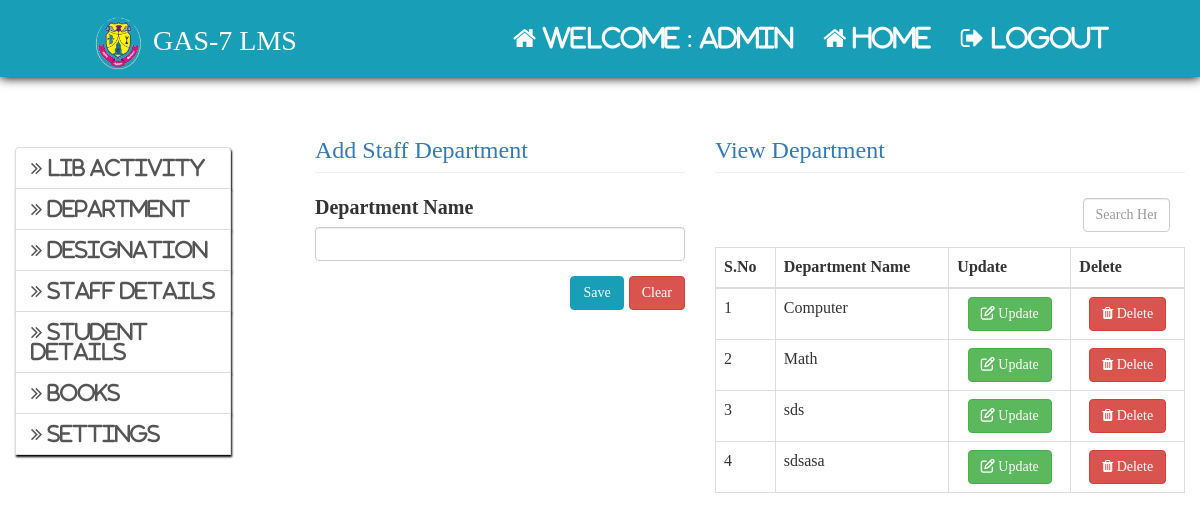
Before: /admin/add_staff_dep.php (signed in) with the older database file.
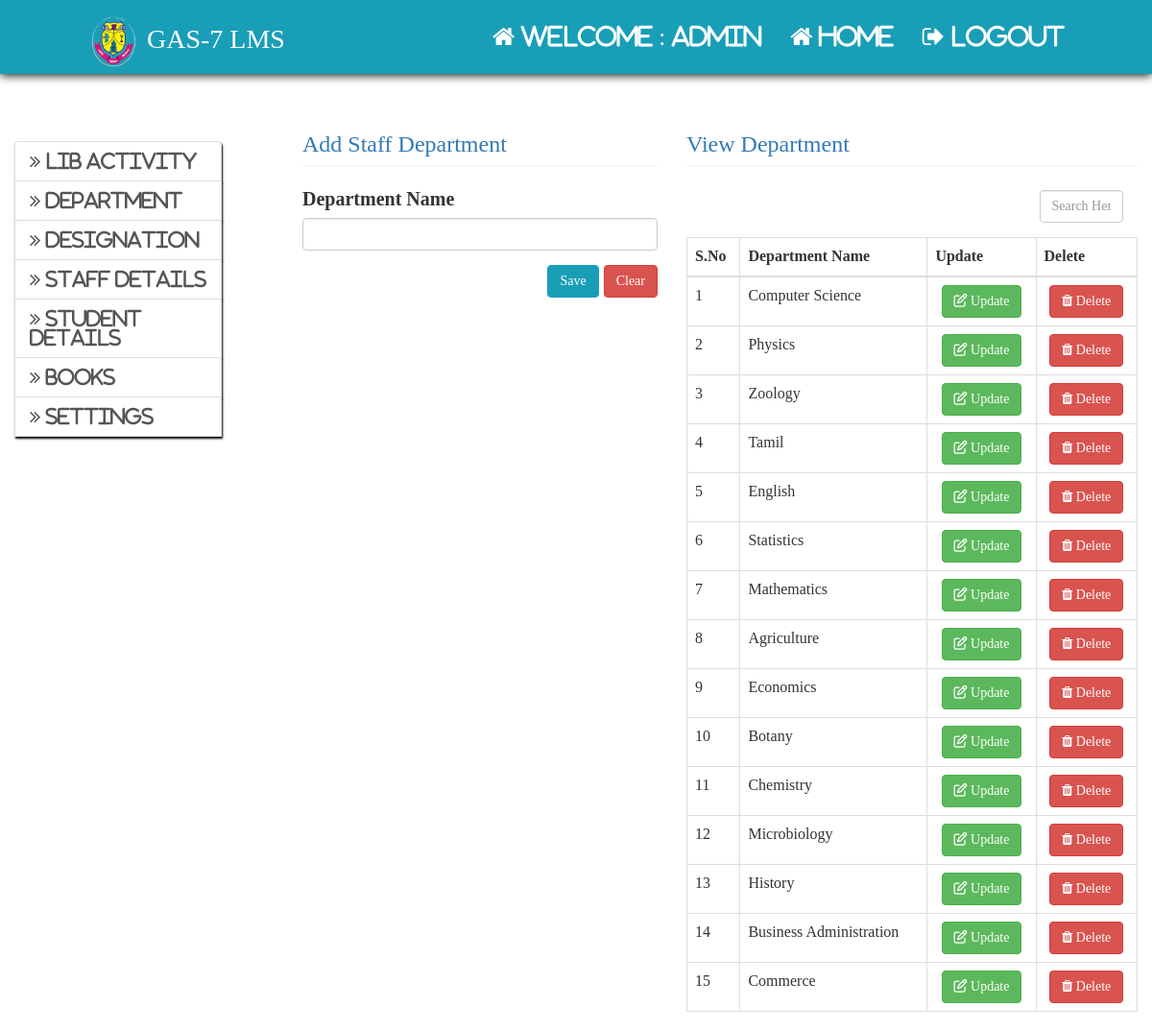
After: the same page with the newer database file.
### tables this page shows
CREATE TABLE `settings` (
  `id` int(11) NOT NULL AUTO_INCREMENT,
  `app_name` varchar(30) NOT NULL,
  `app_decp` varchar(300) DEFAULT NULL,
  `app_logo` varchar(80) NOT NULL,
  `smtp_host` varchar(33) NOT NULL,
  `smtp_port` varchar(10) NOT NULL,
  `smtp_user` varchar(30) NOT NULL,
  `smtp_pass` varchar(30) NOT NULL,
  `smtp_sec_type` enum('ssl','tls') NOT NULL,
  PRIMARY KEY (`id`)
);

CREATE TABLE `staff_department` (
  `id` int(11) NOT NULL AUTO_INCREMENT,
  `s_d_name` varchar(64) NOT NULL,
  PRIMARY KEY (`id`)
);

### admin/add_staff_dep.php (the view, shortened to what this page needs)
<?php
	include"../include/config.php";
?>
<html>
	<head>
		<?php
			include"../include/head.php";
		?>
	</head>
	<body>
		<?php include"admin_home_nav.php";?>
		<div class="col-md-3" style="margin-top:50px">
			<?php
				include"admin_sidenav.php";
			?>
		</div>
		<div class="col-md-4">
			<form method="post" action="<?php echo $_SERVER["PHP_SELF"];?>">
				<h3 class="page-header text-primary">Add Staff Department</h3>
				<div class="form-group">
					<label>Department Name</label>
					<input type="text" class="form-control"  name="dname">
				</div>
				<div class="form-group pull-right">
					<input type="submit" name="save" value="Save" class="btn btn-primary">
					<input type="submit" value="Clear" class="btn btn-danger">
				</div>
			</form>
		</div>
		<div class="col-md-5">
			<h3 class="page-header text-primary">View Department</h3>
						<div class='form-group pull-right col-md-3'>
				<input type='text' class='form-control' id='search' placeholder='Search Here' style='margin-top:5px'>
			</div>
			<table class="table table-bordered">
				<tr>
					<th>S.No</th>
					<th>Department Name</th>
					<th>Update</th>
					<th>Delete</th>
				</tr><tbody id='mytable'>
				<?php
					$sql="select * from staff_department";
					$res=$con->query($sql);
					if($res->num_rows>0)
					{
						$i=1;
						while($row=$res->fetch_assoc())
						{
							echo"<tr>";
								echo"<td>{$i}</td>";
								echo"<td>{$row["s_d_name"]}</td>";
								echo"<td><center><a href='update_staff_dep.php?id=$row[id]' class='btn btn-success'><span class='fa fa-edit'></span> Update</a></center></td>";
								echo"<td><center><a href='delete_staff_dep.php?id=$row[id]'  onClick='return delConfirm();' class='btn btn-danger'> <span class='fa fa-trash'></span> Delete</a></center></td>";
								$i++;
							echo"</tr>";
						}
					}
				?>
			</table>
		</div>
	</body>
</html>

### include/head.php (shortened to what this page needs)
<?php
		include "../include/config.php";
		$qry="select app_name from settings";
		$res=$con->query($qry);
		if($res->num_rows>0){
			$row=$res->fetch_assoc();
		}
?>
<link rel="stylesheet" type="text/css" href="../css/bootstrap.min.css">
<link rel="stylesheet" type="text/css" href="../css/style.css">
<link rel="stylesheet" type="text/css" href="../css/font-awesome.min.css">
<link rel="stylesheet" type="text/css" href="../css/_font-awesome.min.css">

### admin/admin_home_nav.php
<nav class="navbar navbar-inverse navbar-fixed-top">
	<div class="container-fluid">
		<div class="navbar-header">
			<a class="navbar-brand"><i class=""><img src="../img/logo.png" width="55px"></i> <?php echo $row["app_name"]; ?></a>
		</div>
		<ul class="nav navbar-nav navbar-right">
			<li><a href="#"><span class="fa fa-home"> Welcome : <?php echo $_SESSION['aname']?></span></a></li>
			<li><a href="admin_home.php"><span class="fa fa-home"> Home</span></a></li>
			<li><a href="../logout.php"><span class="fa fa-sign-out"> Logout</span></a></li>
		</ul>
	</div>
</nav>

### admin/admin_sidenav.php (shortened to what this page needs)
<link rel="stylesheet" type="text/css" href="../css/_font-awesome.min.css">
<div class="list-group">
<a href="#entry" class="list-group-item" data-toggle="collapse"><span class="fa fa-angle-double-right"> Lib activity</span></a>
<a href="#design" class="list-group-item" data-toggle="collapse"><span class="fa fa-angle-double-right"> Department</span></a>
<a href="#dep" class="list-group-item" data-toggle="collapse"><span class="fa fa-angle-double-right"> Designation</span></a>
<a href="#staff" class="list-group-item" data-toggle="collapse"><span class="fa fa-angle-double-right"> Staff Details</span></a>
<a href="#std" class="list-group-item" data-toggle="collapse"><span class="fa fa-angle-double-right"> Student Details</span></a>
<a href="#lib" class="list-group-item" data-toggle="collapse"><span class="fa fa-angle-double-right"> Books</span></a>
<a href="#Settings" class="list-group-item" data-toggle="collapse"><span class="fa fa-angle-double-right"> Settings</span></a>
</div>

### css/style.css (style rules this page uses)
.btn-primary { background-color:#199EB8; border-color:#199EB8; }
.list-group-item { box-shadow: 1px 2px 2px black; width:80%; }
.navbar { position: relative; min-height: 75px; margin-bottom: 20px; border: 1px solid transparent; box-shadow: 0px 1px 10px black; }
.navbar-nav>li>a { padding-top: 25px; padding-bottom:25px; }
body { font-family:Times New Roman; font-size:20px; line-height: 1.42857143; color: #333; background-color: #fff; }
.navbar-inverse .navbar-nav>li>a { color: white; font-size:25px; }
.navbar-brand { float: left; height: 50px; padding: 15px 15px; font-size: 28px; line-height:1.7; }
.navbar-inverse .navbar-brand { color: white; }
.navbar>.container-fluid .navbar-brand { margin-left: 60px; }
.navbar-inverse { background-color:#199EB8; border-color:#199EB8; }
.navbar-right { float: right!important; margin-right: 60px; }

Changed rows visible on the page:
changed staff_department: s_d_name "Computer" → "Computer Science"
added staff_department: s_d_name "Physics"
added staff_department: s_d_name "Zoology"
added staff_department: s_d_name "Tamil"
changed staff_department: s_d_name "Math" → "English"
changed staff_department: s_d_name "sds" → "Statistics"
changed staff_department: s_d_name "sdsasa" → "Mathematics"
added staff_department: s_d_name "Agriculture"
added staff_department: s_d_name "Economics"
added staff_department: s_d_name "Botany"
added staff_department: s_d_name "Chemistry"
added staff_department: s_d_name "Microbiology"
added staff_department: s_d_name "History"
added staff_department: s_d_name "Business Administration"
added staff_department: s_d_name "Commerce"
